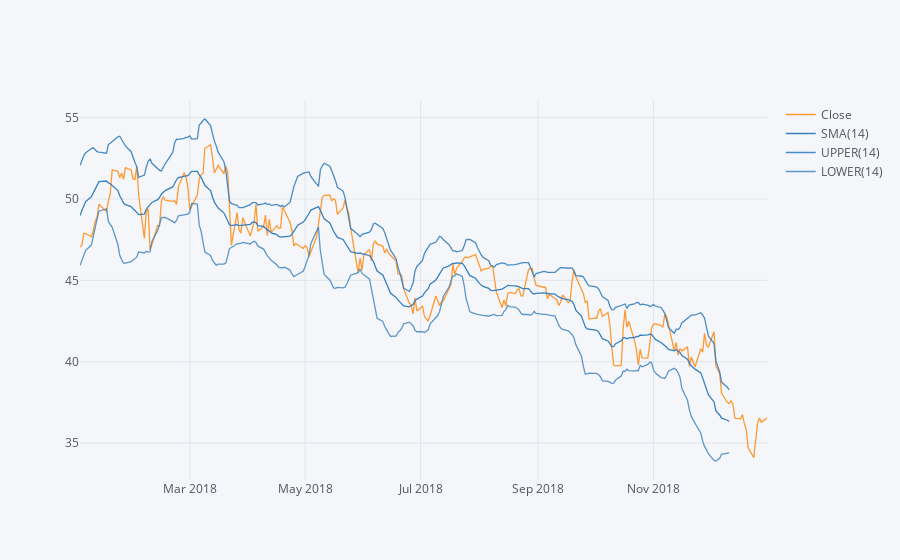

Notebook code for this chart:
### Code cell
BAC_2018_Close.ta_plot(study='boll')

### Figure 1 — Plotly figure (JSON) as saved in the notebook; plotly's stock layout.template omitted (floating-point values rounded to 4 significant figures; data arrays with more than 128 entries replaced by an {"elided": "..."} marker saying what was removed)
{"data": [{"line": {"color": "rgba(255, 153, 51, 1.0)", "dash": "solid", "shape": "linear", "width": 1.3}, "mode": "lines", "name": "Close", "text": "", "type": "scatter", "x": {"elided": "251 str values"}, "y": {"elided": "251 float values"}}, {"line": {"color": "rgba(55, 128, 191, 1.0)", "dash": "solid", "shape": "linear", "width": 1.3}, "mode": "lines", "name": "SMA(14)", "text": "", "type": "scatter", "x": {"elided": "251 str values"}, "y": {"elided": "251 mixed values"}}, {"line": {"color": "rgba(55, 128, 191, 0.8999999999999999)", "dash": "solid", "shape": "linear", "width": 1.3}, "mode": "lines", "name": "UPPER(14)", "text": "", "type": "scatter", "x": {"elided": "251 str values"}, "y": {"elided": "251 mixed values"}}, {"line": {"color": "rgba(55, 128, 191, 0.7999999999999998)", "dash": "solid", "shape": "linear", "width": 1.3}, "mode": "lines", "name": "LOWER(14)", "text": "", "type": "scatter", "x": {"elided": "251 str values"}, "y": {"elided": "251 mixed values"}}], "layout": {"legend": {"bgcolor": "#F5F6F9", "font": {"color": "#4D5663"}}, "paper_bgcolor": "#F5F6F9", "plot_bgcolor": "#F5F6F9", "title": {"font": {"color": "#4D5663"}}, "xaxis": {"gridcolor": "#E1E5ED", "showgrid": true, "tickfont": {"color": "#4D5663"}, "title": {"font": {"color": "#4D5663"}, "text": ""}, "zerolinecolor": "#E1E5ED"}, "yaxis": {"gridcolor": "#E1E5ED", "showgrid": true, "tickfont": {"color": "#4D5663"}, "title": {"font": {"color": "#4D5663"}, "text": ""}, "zerolinecolor": "#E1E5ED"}}}
